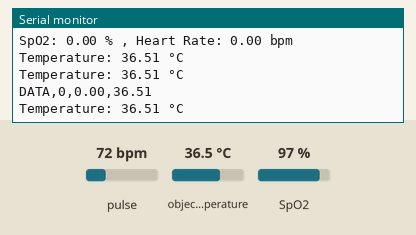
The sketch below on a simulated Arduino Uno, built with avr-gcc and run on an emulated ATmega328P. Parts: the last lines printed to the serial monitor. The inputs (shaded band) are chosen by the test bench; at power-on: pulse 72 bpm, object temperature 36.5 °C, SpO2 97 %.

Above: at 1.2 s.
1.3 s: pulse set to 42 bpm
At 2.45 s:
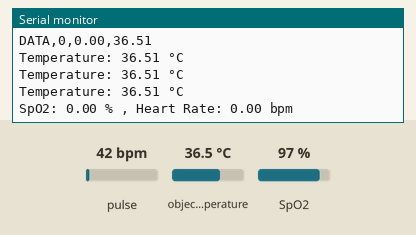
5.7 s: object temperature set to 20 °C
At 7.04 s:
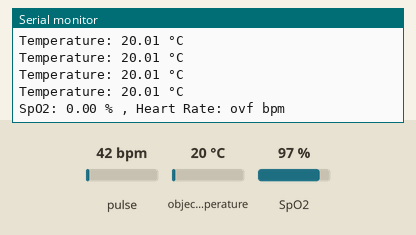
7.2 s: pulse set to 70 bpm
At 7.34 s:
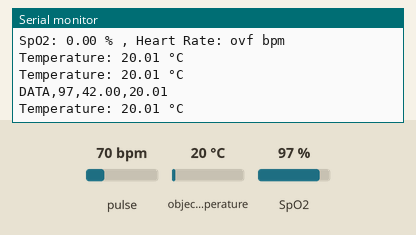
11.6 s: SpO2 set to 80 %
At 11.63 s:
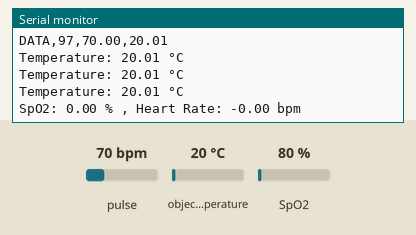
Timing chart, 0 to 14.1 s (numbered marks = the images above; inputs shaded):
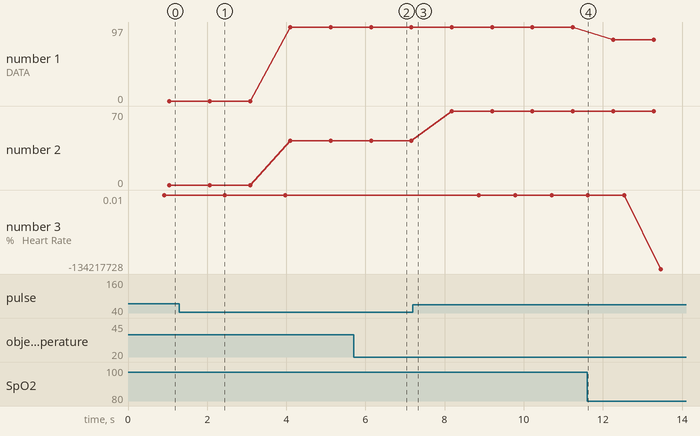

The sketch:

vital_sign_data_collection.ino
```cpp
#include <Wire.h>
#include <Adafruit_MLX90614.h>
#include <MAX30100_PulseOximeter.h>

// Define the sensors
Adafruit_MLX90614 mlx = Adafruit_MLX90614();
PulseOximeter pox;

// Timer for pulse oximeter
uint32_t tsLastReport = 0;

// Callback routine to update pulse and SpO2
void onPulseOximeterData(float spo2, float bpm) {
    Serial.print("SpO2: ");
    Serial.print(spo2);
    Serial.print(" % , ");
    Serial.print("Heart Rate: ");
    Serial.print(bpm);
    Serial.println(" bpm");
}

void setup() {
    Serial.begin(9600);
    Wire.begin();

    // Initialize the MLX90614 sensor
    if (!mlx.begin()) {
        Serial.println("Error connecting to MLX90614 sensor.");
        while (1);
    }

    // Initialize the MAX30100 Pulse Oximeter
    if (!pox.begin()) {
        Serial.println("Failed to initialize pulse oximeter.");
        while (1);
    }

    // Set callback for pulse oximeter data
    pox.setOnBeatDetectedCallback(onPulseOximeterData);

    Serial.println("Sensors initialized. Collecting data...");
}

void loop() {
    // Update pulse oximeter readings
    pox.update();

    // Read temperature from MLX90614
    float temp = mlx.readObjectTempC();
    Serial.print("Temperature: ");
    Serial.print(temp);
    Serial.println(" °C");

    // Send data to Raspberry Pi every 1 second
    if (millis() - tsLastReport > 1000) {
        tsLastReport = millis();

        // Transmit data over Serial
        Serial.print("DATA,");
        Serial.print(pox.getSpO2());
        Serial.print(",");
        Serial.print(pox.getHeartRate());
        Serial.print(",");
        Serial.print(temp);
        Serial.println();
    }

    delay(100); // Short delay for sensor stability
}
```

Measured:
- after the input at 5.7 s, the serial monitor: prints a new line at once (image 2)
- plotted number 1: 97 → 80 after the input at 11.6 s
- plotted number 2: 0 → 42 after the input at 1.3 s, 42 → 70 after the input at 7.2 s
- plotted number 3: 0 → 0.01 after the input at 1.3 s
